Frame 1 (no input): blank canvas, image omitted
Frame 60 (the mouse pressed at the canvas centre just before this capture): blank canvas, image omitted
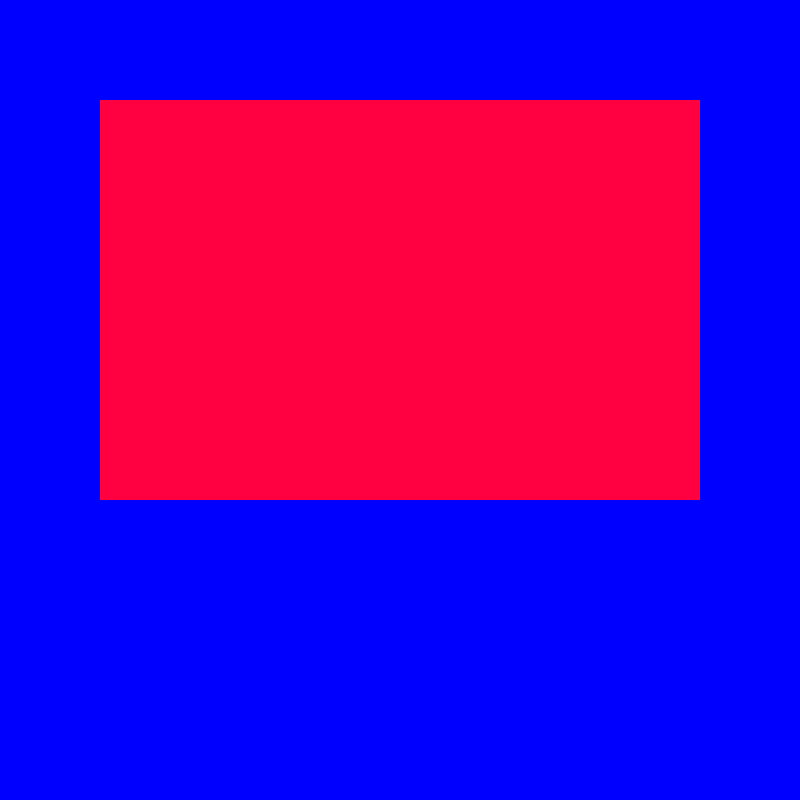
Frame 120 (the mouse held since frame 60 and released just before this capture)

The Processing sketch whose frames 1 and 60 were blank and that drew this single picture after the mouse press (run headless with seeded random() and noise(); from frame 60 on, the mouse is pressed at the canvas centre):

// Processing sketch: P022DG_05_Rectangle
// ── P022DG_05_Rectangle.pde
void setup() {
  size(800, 800);
  background(0, 0, 255);
  smooth();
}

void draw() {
  background(0, 0, 255);
  noStroke();
  fill(255, 0, 65);
  rect(100, 100, 600, mouseY);
}
